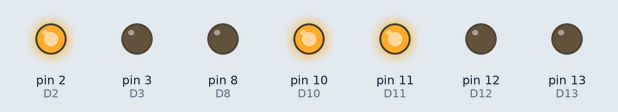
Simulated run of this sketch. Board: Arduino Uno, built with avr-gcc and run on an emulated ATmega328P. On the bench: output pins drawn as LEDs (lit = HIGH). Random numbers use the default seed unless the sketch sets one; pins used as bus, display or sensor lines are not drawn.

Above: at 0.1 s.
At 4.1 s:
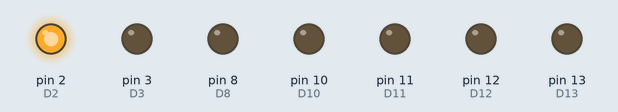
At 16.1 s:
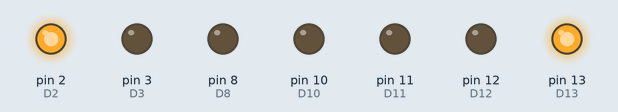
At 20.1 s:
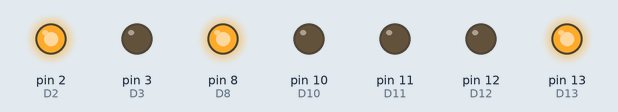
At 32.1 s:
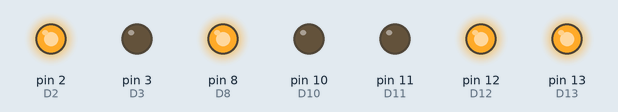
At 36.1 s:
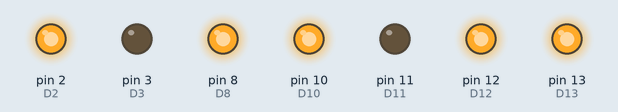
Timing chart, 0 to 37.6 s (numbered marks = the images above):
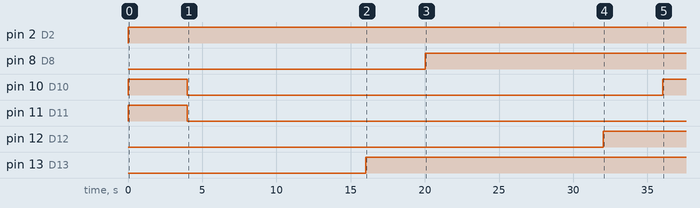

The sketch:

DOLLHOUSE.ino
```cpp
#define D4 4
#define D5 5
#define D6 6
#define D7 7
#define D8 8
#define D13 13
#define D10 10
#define D11 11
#define D12 12

#define D2 2
#define D3 3

int hrct = 1;

boolean atwork7 = false;
int workshift7 = 0;

boolean atwork8 = false;
int workshift8 = 0;

boolean atwork13 = false;
int workshift13 = 0;

boolean atwork10 = false;
int workshift10 = 0;

boolean atwork11 = false;
int workshift11 = 0;

boolean atwork12 = false;
int workshift12 = 0;


void setup () {

  pinMode(D4, OUTPUT);
  pinMode(D5, OUTPUT);
  pinMode(D6, OUTPUT);
  pinMode(D7, OUTPUT);
  pinMode(D8, OUTPUT);
  pinMode(D13, OUTPUT);
  pinMode(D10, OUTPUT);
  pinMode(D11, OUTPUT);
  pinMode(D12, OUTPUT);

  pinMode(D2, OUTPUT);
  pinMode(D3, OUTPUT);
}

void loop() {


  //----------------------------------------- top floor
  if (random(1) < 0.3) if ( hrct > random(6, 13) && hrct < random(21, 24))   digitalWrite(D4, HIGH);
  else digitalWrite(D4, LOW);

  if (random(1) < 0.3) if ( hrct > random(6, 13) && hrct < random(21, 24))   digitalWrite(D5, HIGH);
  else digitalWrite(D5, LOW);

  if (random(1) < 0.3) if ( hrct > random(6, 13) && hrct < random(21, 24))   digitalWrite(D6, HIGH);
  else digitalWrite(D6, LOW);

  //----------------------------------------- middle floor
  if (atwork7 == true) {
    if (workshift7 >= 1 && workshift7 < 8) workshift7++;
    else if (workshift7 >= 8) {
      workshift7 = 0;
      atwork7 = false;
    }
  }

  else if (random(1) < .9) if ( hrct == 8) {
    atwork7 = true;
    workshift7 = 1;
  }
  else if (random(1) < .9) if ( hrct > random(4, 6) && hrct < 8) digitalWrite(D7, HIGH);
  else if (random(1) < .9) if ( hrct > random(16, 20) && hrct < random(20, 23)) digitalWrite(D7, HIGH);
  else digitalWrite(D7, LOW);

  if (atwork8 == true) {
    if (workshift8 >= 1 && workshift8 < 8) workshift8++;
    else if (workshift8 >= 8) {
      workshift8 = 0;
      atwork8 = false;
    }
  }
  else if (random(1) < .9) if ( hrct == 8) {
    atwork8 = true;
    workshift8 = 1;
  }
  else if (random(1) < .9) if ( hrct > random(4, 6) && hrct < 8) digitalWrite(D8, HIGH);
  else if (random(1) < .9) if ( hrct > random(16, 20) && hrct < random(20, 23)) digitalWrite(D8, HIGH);
  else digitalWrite(D8, LOW);

  if (atwork13 == true) {
    if (workshift13 >= 1 && workshift13 < 8) workshift13++;
    else if (workshift13 >= 8) {
      workshift13 = 0;
      atwork13 = false;
    }
  }
  else if (random(1) < .9) if ( hrct == 8) {
    atwork13 = true;
    workshift13 = 1;
  }
  else if (random(1) < .9) if ( hrct > random(4, 6) && hrct < 8) digitalWrite(D13, HIGH);
  else if (random(1) < .9) if ( hrct > random(16, 20) && hrct < random(20, 23)) digitalWrite(D13, HIGH);
  else digitalWrite(D13, LOW);

  //----------------------------------------- bottom floor

    if (atwork10 == true) {
      if (workshift10 >= 1 && workshift10 < 8) workshift10++;
      else if (workshift10 >= 8) {
        workshift10 = 0;
        atwork10 = false;
      }
    }
    else if (random(1) < .6) if ( hrct == 15) {
      atwork10 = true;
      workshift10 = 1;
    }
    else if (random(1) < .6) if ( hrct > random(7, 13) && hrct < 15) digitalWrite(D10, HIGH);
    else if (random(1) < .6) if ( hrct > random(22, 24)) digitalWrite(D10, HIGH);
    else if (random(1) < .6) if ( hrct < random(0, 4)) digitalWrite(D10, HIGH);
    else digitalWrite(D10, LOW);


        if (atwork11 == true) {
      if (workshift11 >= 1 && workshift11 < 8) workshift11++;
      else if (workshift11 >= 8) {
        workshift11 = 0;
        atwork11 = false;
      }
    }
    else if (random(1) < .6) if ( hrct == 15) {
      atwork11 = true;
      workshift11 = 1;
    }
   else  if (random(1) < .6) if ( hrct > random(7, 13) && hrct < 15) digitalWrite(D11, HIGH);
   else  if (random(1) < .6) if ( hrct > random(22, 24)) digitalWrite(D11, HIGH);
   else  if (random(1) < .6) if ( hrct < random(0, 4)) digitalWrite(D11, HIGH);
    else digitalWrite(D11, LOW);


        if (atwork12 == true) {
      if (workshift12 >= 1 && workshift12 < 8) workshift12++;
      else if (workshift12 >= 8) {
        workshift12 = 0;
        atwork12 = false;
      }
    }
    else if (random(1) < .6) if ( hrct == 15) {
      atwork12 = true;
      workshift12 = 1;
    }
   else  if (random(1) < .6) if ( hrct > random(7, 13) && hrct < 15) digitalWrite(D12, HIGH);
   else  if (random(1) < .6) if ( hrct > random(22, 24)) digitalWrite(D12, HIGH);
   else  if (random(1) < .6) if ( hrct < random(0, 4)) digitalWrite(D12, HIGH);
    else digitalWrite(D12, LOW);

    if (random(1) < .5) {
      digitalWrite(D2,HIGH);
      digitalWrite(D3,LOW);
    }
    else {
      digitalWrite(D3,HIGH);
      digitalWrite(D2,LOW);
    }


  hrct++;
  if (hrct > 24) hrct = 1;
  delay(4000);


}
```

Measured:
- by itself, pin 2 (D2): LOW → HIGH at 0.00 s
- by itself, pin 8 (D8): LOW → HIGH at 20.0 s
- by itself, pin 10 (D10): LOW → HIGH at 0.00 s, → LOW 4.0 s later, → HIGH 32.0 s later
- by itself, pin 11 (D11): LOW → HIGH at 0.00 s, → LOW 4.0 s later
- by itself, pin 12 (D12): LOW → HIGH at 32.0 s
- by itself, pin 13 (D13): LOW → HIGH at 16.0 s
